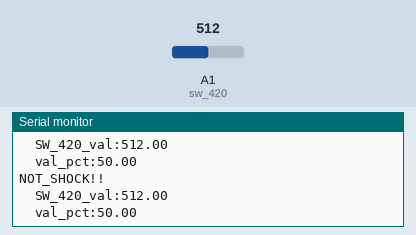
Recording of a sketch running on a simulated Arduino Uno, built with avr-gcc and run on an emulated ATmega328P. Shown: the last lines printed to the serial monitor. The inputs (shaded band) are chosen by the test bench; at power-on: A1 (sw_420) = 512.

Above: at 1.3 s.
1.4 s: A1 (sw_420) set to 904
At 1.83 s:
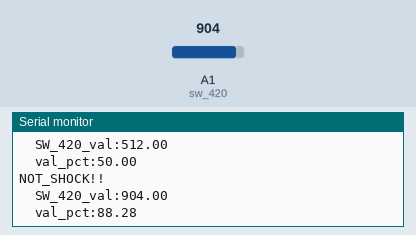
2.9 s: A1 (sw_420) set to 933
At 3.32 s:
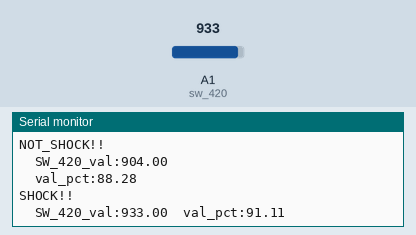

The sketch:

SW-420.ino
```cpp
int sum = 0;

/*   SW-420   */
int sw_420 = A1;

void setup() {
  Serial.begin(9600);
  pinMode(sw_420, INPUT);
}
void loop(){
  float val = analogRead(sw_420);
  float val_pct = val / 1024 * 100;
  if(val_pct > 90){
    Serial.write("SHOCK!!");
    Serial.println();
    Serial.print('\t');
    Serial.print("SW_420_val");
    Serial.print(':');
    Serial.print(val);
    Serial.print('\t');
    Serial.print("val_pct");
    Serial.print(':');
    Serial.println(val_pct);
  }
  else{
    Serial.write("NOT_SHOCK!!");
    Serial.println();
    Serial.print("\tSW_420_val");
    Serial.print(':');
    Serial.println(val);
    Serial.print('\t');
    Serial.print("val_pct");
    Serial.print(':');
    Serial.println(val_pct);
  }
  delay(500);
}
```

Measured:
- the behaviour switches between 921 and 922 on A1 (sw_420) (found by bisection; images 1 and 2)
- after the input at 1.4 s, the serial monitor: prints a new line after 0.12 s (image 1)
- after the input at 2.9 s, the serial monitor: prints a new line after 0.11 s (image 2)
